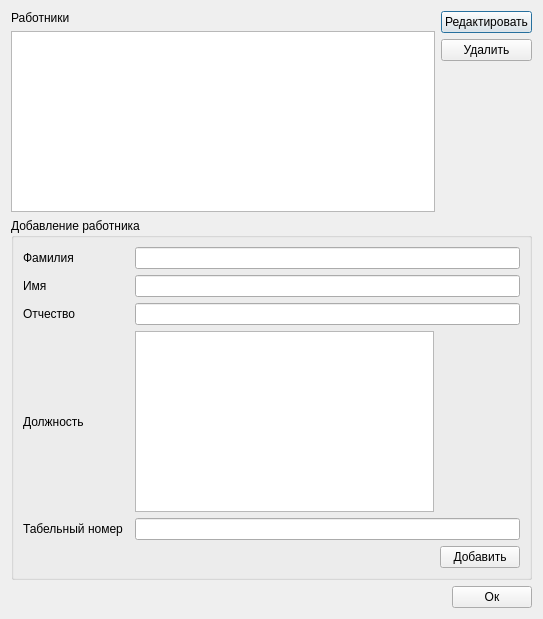
<?xml version="1.0" encoding="UTF-8"?>
<ui version="4.0">
 <class>Employee</class>
 <widget class="QDialog" name="Employee">
  <property name="geometry">
   <rect>
    <x>0</x>
    <y>0</y>
    <width>543</width>
    <height>619</height>
   </rect>
  </property>
  <property name="windowTitle">
   <string>Dialog</string>
  </property>
  <layout class="QVBoxLayout" name="verticalLayout_3">
   <item>
    <layout class="QHBoxLayout" name="horizontalLayout">
     <item>
      <layout class="QVBoxLayout" name="verticalLayout">
       <item>
        <widget class="QLabel" name="label">
         <property name="text">
          <string>Работники</string>
         </property>
        </widget>
       </item>
       <item>
        <widget class="QTableView" name="emplsTableView"/>
       </item>
      </layout>
     </item>
     <item>
      <layout class="QVBoxLayout" name="verticalLayout_2">
       <item>
        <widget class="QPushButton" name="pushButton_3">
         <property name="text">
          <string>Редактировать</string>
         </property>
        </widget>
       </item>
       <item>
        <widget class="QPushButton" name="pushButton_4">
         <property name="text">
          <string>Удалить</string>
         </property>
        </widget>
       </item>
       <item>
        <spacer name="verticalSpacer_2">
         <property name="orientation">
          <enum>Qt::Vertical</enum>
         </property>
         <property name="sizeHint" stdset="0">
          <size>
           <width>20</width>
           <height>40</height>
          </size>
         </property>
        </spacer>
       </item>
      </layout>
     </item>
    </layout>
   </item>
   <item>
    <widget class="QGroupBox" name="groupBox">
     <property name="title">
      <string>Добавление работника</string>
     </property>
     <layout class="QGridLayout" name="gridLayout">
      <item row="4" column="2" colspan="2">
       <widget class="QLineEdit" name="emplTabNum"/>
      </item>
      <item row="5" column="3">
       <widget class="QPushButton" name="pushButton">
        <property name="text">
         <string>Добавить</string>
        </property>
       </widget>
      </item>
      <item row="1" column="0">
       <widget class="QLabel" name="label_3">
        <property name="text">
         <string>Имя</string>
        </property>
       </widget>
      </item>
      <item row="0" column="2" colspan="2">
       <widget class="QLineEdit" name="emplName"/>
      </item>
      <item row="3" column="0" colspan="2">
       <widget class="QLabel" name="label_5">
        <property name="text">
         <string>Должность</string>
        </property>
       </widget>
      </item>
      <item row="0" column="0" colspan="2">
       <widget class="QLabel" name="label_2">
        <property name="text">
         <string>Фамилия</string>
        </property>
       </widget>
      </item>
      <item row="1" column="2" colspan="2">
       <widget class="QLineEdit" name="emplFirstName"/>
      </item>
      <item row="2" column="2" colspan="2">
       <widget class="QLineEdit" name="emplSerName"/>
      </item>
      <item row="2" column="0" colspan="2">
       <widget class="QLabel" name="label_4">
        <property name="text">
         <string>Отчество</string>
        </property>
       </widget>
      </item>
      <item row="4" column="0">
       <widget class="QLabel" name="label_6">
        <property name="text">
         <string>Табельный номер</string>
        </property>
       </widget>
      </item>
      <item row="3" column="2">
       <widget class="QTableView" name="positionsTableView"/>
      </item>
     </layout>
    </widget>
   </item>
   <item>
    <layout class="QHBoxLayout" name="horizontalLayout_2">
     <item>
      <spacer name="horizontalSpacer">
       <property name="orientation">
        <enum>Qt::Horizontal</enum>
       </property>
       <property name="sizeHint" stdset="0">
        <size>
         <width>40</width>
         <height>20</height>
        </size>
       </property>
      </spacer>
     </item>
     <item>
      <widget class="QPushButton" name="pushButton_2">
       <property name="text">
        <string>Ок</string>
       </property>
      </widget>
     </item>
    </layout>
   </item>
  </layout>
  <zorder>groupBox</zorder>
  <zorder>pushButton_2</zorder>
 </widget>
 <resources/>
 <connections>
  <connection>
   <sender>pushButton_2</sender>
   <signal>clicked()</signal>
   <receiver>Employee</receiver>
   <slot>accept()</slot>
   <hints>
    <hint type="sourcelabel">
     <x>493</x>
     <y>597</y>
    </hint>
    <hint type="destinationlabel">
     <x>540</x>
     <y>558</y>
    </hint>
   </hints>
  </connection>
  <connection>
   <sender>pushButton_4</sender>
   <signal>clicked()</signal>
   <receiver>Employee</receiver>
   <slot>delEmployee()</slot>
   <hints>
    <hint type="sourcelabel">
     <x>461</x>
     <y>60</y>
    </hint>
    <hint type="destinationlabel">
     <x>529</x>
     <y>96</y>
    </hint>
   </hints>
  </connection>
  <connection>
   <sender>pushButton</sender>
   <signal>clicked()</signal>
   <receiver>Employee</receiver>
   <slot>addEmployee()</slot>
   <hints>
    <hint type="sourcelabel">
     <x>482</x>
     <y>553</y>
    </hint>
    <hint type="destinationlabel">
     <x>538</x>
     <y>511</y>
    </hint>
   </hints>
  </connection>
 </connections>
 <slots>
  <slot>addEmployee()</slot>
  <slot>delEmployee()</slot>
 </slots>
</ui>
